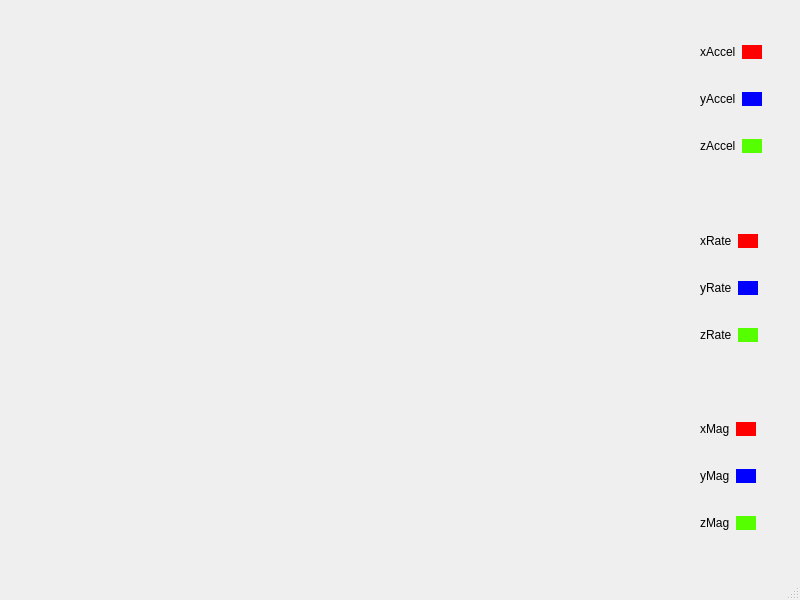
<?xml version="1.0" encoding="UTF-8"?>
<ui version="4.0">
 <class>MainWindow</class>
 <widget class="QMainWindow" name="MainWindow">
  <property name="geometry">
   <rect>
    <x>0</x>
    <y>0</y>
    <width>800</width>
    <height>600</height>
   </rect>
  </property>
  <property name="windowTitle">
   <string>MainWindow</string>
  </property>
  <widget class="QWidget" name="centralwidget">
   <layout class="QGridLayout" name="gridLayout">
    <item row="2" column="1">
     <widget class="timePlot" name="Mag_plot" native="true"/>
    </item>
    <item row="0" column="3" rowspan="3">
     <spacer name="horizontalSpacer">
      <property name="orientation">
       <enum>Qt::Horizontal</enum>
      </property>
      <property name="sizeType">
       <enum>QSizePolicy::Fixed</enum>
      </property>
      <property name="sizeHint" stdset="0">
       <size>
        <width>20</width>
        <height>20</height>
       </size>
      </property>
     </spacer>
    </item>
    <item row="0" column="1">
     <widget class="timePlot" name="Accel_plot" native="true"/>
    </item>
    <item row="0" column="2">
     <widget class="QWidget" name="widget_4" native="true">
      <property name="sizePolicy">
       <sizepolicy hsizetype="Fixed" vsizetype="Preferred">
        <horstretch>0</horstretch>
        <verstretch>0</verstretch>
       </sizepolicy>
      </property>
      <layout class="QGridLayout" name="gridLayout_2">
       <item row="1" column="0">
        <widget class="QLabel" name="yAccel">
         <property name="sizePolicy">
          <sizepolicy hsizetype="Fixed" vsizetype="Fixed">
           <horstretch>0</horstretch>
           <verstretch>0</verstretch>
          </sizepolicy>
         </property>
         <property name="text">
          <string>yAccel</string>
         </property>
        </widget>
       </item>
       <item row="0" column="1">
        <widget class="QLabel" name="xAccel1">
         <property name="minimumSize">
          <size>
           <width>20</width>
           <height>0</height>
          </size>
         </property>
         <property name="maximumSize">
          <size>
           <width>20</width>
           <height>16777215</height>
          </size>
         </property>
         <property name="styleSheet">
          <string notr="true">background-color: rgb(255, 0, 0);</string>
         </property>
         <property name="text">
          <string/>
         </property>
        </widget>
       </item>
       <item row="0" column="0">
        <widget class="QLabel" name="xAccel">
         <property name="sizePolicy">
          <sizepolicy hsizetype="Fixed" vsizetype="Fixed">
           <horstretch>0</horstretch>
           <verstretch>0</verstretch>
          </sizepolicy>
         </property>
         <property name="text">
          <string>xAccel</string>
         </property>
        </widget>
       </item>
       <item row="2" column="0">
        <widget class="QLabel" name="zAccel">
         <property name="sizePolicy">
          <sizepolicy hsizetype="Fixed" vsizetype="Fixed">
           <horstretch>0</horstretch>
           <verstretch>0</verstretch>
          </sizepolicy>
         </property>
         <property name="text">
          <string>zAccel</string>
         </property>
        </widget>
       </item>
       <item row="1" column="1">
        <widget class="QLabel" name="yAccel1">
         <property name="minimumSize">
          <size>
           <width>20</width>
           <height>0</height>
          </size>
         </property>
         <property name="maximumSize">
          <size>
           <width>20</width>
           <height>16777215</height>
          </size>
         </property>
         <property name="styleSheet">
          <string notr="true">background-color: rgb(0, 0, 255);</string>
         </property>
         <property name="text">
          <string/>
         </property>
        </widget>
       </item>
       <item row="2" column="1">
        <widget class="QLabel" name="zAccel1">
         <property name="minimumSize">
          <size>
           <width>20</width>
           <height>0</height>
          </size>
         </property>
         <property name="maximumSize">
          <size>
           <width>20</width>
           <height>16777215</height>
          </size>
         </property>
         <property name="styleSheet">
          <string notr="true">background-color: rgb(85, 255, 0);</string>
         </property>
         <property name="text">
          <string/>
         </property>
        </widget>
       </item>
      </layout>
     </widget>
    </item>
    <item row="1" column="1">
     <widget class="timePlot" name="Rate_plot" native="true"/>
    </item>
    <item row="1" column="0">
     <spacer name="horizontalSpacer_2">
      <property name="orientation">
       <enum>Qt::Horizontal</enum>
      </property>
      <property name="sizeType">
       <enum>QSizePolicy::Fixed</enum>
      </property>
      <property name="sizeHint" stdset="0">
       <size>
        <width>20</width>
        <height>20</height>
       </size>
      </property>
     </spacer>
    </item>
    <item row="1" column="2">
     <widget class="QWidget" name="widget_5" native="true">
      <property name="sizePolicy">
       <sizepolicy hsizetype="Fixed" vsizetype="Preferred">
        <horstretch>0</horstretch>
        <verstretch>0</verstretch>
       </sizepolicy>
      </property>
      <layout class="QGridLayout" name="gridLayout_3">
       <item row="1" column="0">
        <widget class="QLabel" name="yRate">
         <property name="sizePolicy">
          <sizepolicy hsizetype="Fixed" vsizetype="Fixed">
           <horstretch>0</horstretch>
           <verstretch>0</verstretch>
          </sizepolicy>
         </property>
         <property name="text">
          <string>yRate</string>
         </property>
        </widget>
       </item>
       <item row="0" column="1">
        <widget class="QLabel" name="xRate1">
         <property name="minimumSize">
          <size>
           <width>20</width>
           <height>0</height>
          </size>
         </property>
         <property name="maximumSize">
          <size>
           <width>20</width>
           <height>16777215</height>
          </size>
         </property>
         <property name="styleSheet">
          <string notr="true">background-color: rgb(255, 0, 0);</string>
         </property>
         <property name="text">
          <string/>
         </property>
        </widget>
       </item>
       <item row="0" column="0">
        <widget class="QLabel" name="xRate">
         <property name="sizePolicy">
          <sizepolicy hsizetype="Fixed" vsizetype="Fixed">
           <horstretch>0</horstretch>
           <verstretch>0</verstretch>
          </sizepolicy>
         </property>
         <property name="text">
          <string>xRate</string>
         </property>
        </widget>
       </item>
       <item row="2" column="0">
        <widget class="QLabel" name="zRate">
         <property name="sizePolicy">
          <sizepolicy hsizetype="Fixed" vsizetype="Fixed">
           <horstretch>0</horstretch>
           <verstretch>0</verstretch>
          </sizepolicy>
         </property>
         <property name="text">
          <string>zRate</string>
         </property>
        </widget>
       </item>
       <item row="1" column="1">
        <widget class="QLabel" name="yRate1">
         <property name="minimumSize">
          <size>
           <width>20</width>
           <height>0</height>
          </size>
         </property>
         <property name="maximumSize">
          <size>
           <width>20</width>
           <height>16777215</height>
          </size>
         </property>
         <property name="styleSheet">
          <string notr="true">background-color: rgb(0, 0, 255);</string>
         </property>
         <property name="text">
          <string/>
         </property>
        </widget>
       </item>
       <item row="2" column="1">
        <widget class="QLabel" name="zRate1">
         <property name="minimumSize">
          <size>
           <width>20</width>
           <height>0</height>
          </size>
         </property>
         <property name="maximumSize">
          <size>
           <width>20</width>
           <height>16777215</height>
          </size>
         </property>
         <property name="styleSheet">
          <string notr="true">background-color: rgb(85, 255, 0);</string>
         </property>
         <property name="text">
          <string/>
         </property>
        </widget>
       </item>
      </layout>
     </widget>
    </item>
    <item row="2" column="2">
     <widget class="QWidget" name="widget_6" native="true">
      <property name="sizePolicy">
       <sizepolicy hsizetype="Fixed" vsizetype="Preferred">
        <horstretch>0</horstretch>
        <verstretch>0</verstretch>
       </sizepolicy>
      </property>
      <layout class="QGridLayout" name="gridLayout_4">
       <item row="1" column="0">
        <widget class="QLabel" name="yMag">
         <property name="sizePolicy">
          <sizepolicy hsizetype="Fixed" vsizetype="Fixed">
           <horstretch>0</horstretch>
           <verstretch>0</verstretch>
          </sizepolicy>
         </property>
         <property name="text">
          <string>yMag</string>
         </property>
        </widget>
       </item>
       <item row="0" column="1">
        <widget class="QLabel" name="xMag1">
         <property name="minimumSize">
          <size>
           <width>20</width>
           <height>0</height>
          </size>
         </property>
         <property name="maximumSize">
          <size>
           <width>20</width>
           <height>16777215</height>
          </size>
         </property>
         <property name="styleSheet">
          <string notr="true">background-color: rgb(255, 0, 0);</string>
         </property>
         <property name="text">
          <string/>
         </property>
        </widget>
       </item>
       <item row="0" column="0">
        <widget class="QLabel" name="xMag">
         <property name="sizePolicy">
          <sizepolicy hsizetype="Fixed" vsizetype="Fixed">
           <horstretch>0</horstretch>
           <verstretch>0</verstretch>
          </sizepolicy>
         </property>
         <property name="text">
          <string>xMag</string>
         </property>
        </widget>
       </item>
       <item row="2" column="0">
        <widget class="QLabel" name="zMag">
         <property name="sizePolicy">
          <sizepolicy hsizetype="Fixed" vsizetype="Fixed">
           <horstretch>0</horstretch>
           <verstretch>0</verstretch>
          </sizepolicy>
         </property>
         <property name="text">
          <string>zMag</string>
         </property>
        </widget>
       </item>
       <item row="1" column="1">
        <widget class="QLabel" name="yMag1">
         <property name="minimumSize">
          <size>
           <width>20</width>
           <height>0</height>
          </size>
         </property>
         <property name="maximumSize">
          <size>
           <width>20</width>
           <height>16777215</height>
          </size>
         </property>
         <property name="styleSheet">
          <string notr="true">background-color: rgb(0, 0, 255);</string>
         </property>
         <property name="text">
          <string/>
         </property>
        </widget>
       </item>
       <item row="2" column="1">
        <widget class="QLabel" name="zMag1">
         <property name="minimumSize">
          <size>
           <width>20</width>
           <height>0</height>
          </size>
         </property>
         <property name="maximumSize">
          <size>
           <width>20</width>
           <height>16777215</height>
          </size>
         </property>
         <property name="styleSheet">
          <string notr="true">background-color: rgb(85, 255, 0);</string>
         </property>
         <property name="text">
          <string/>
         </property>
        </widget>
       </item>
      </layout>
     </widget>
    </item>
   </layout>
  </widget>
  <widget class="QMenuBar" name="menubar">
   <property name="geometry">
    <rect>
     <x>0</x>
     <y>0</y>
     <width>800</width>
     <height>22</height>
    </rect>
   </property>
  </widget>
  <widget class="QStatusBar" name="statusbar"/>
 </widget>
 <customwidgets>
  <customwidget>
   <class>timePlot</class>
   <extends>QWidget</extends>
   <header>timeplot.h</header>
   <container>1</container>
  </customwidget>
 </customwidgets>
 <resources/>
 <connections/>
</ui>
